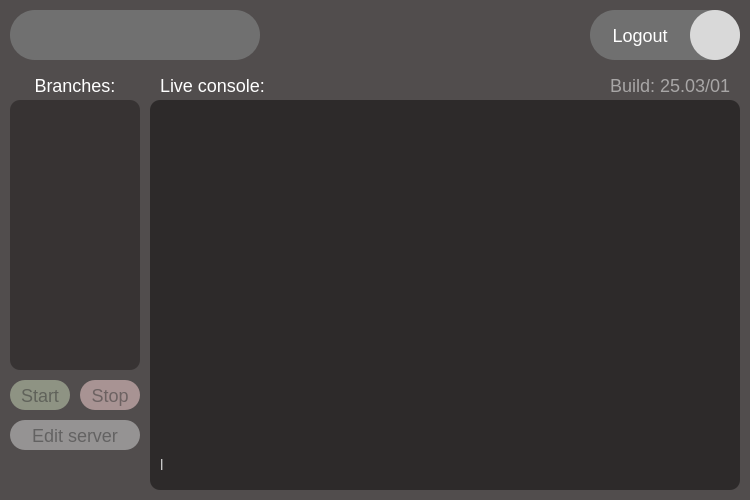
<?xml version="1.0" encoding="UTF-8"?>
<ui version="4.0">
 <class>Dashboard</class>
 <widget class="QWidget" name="Dashboard">
  <property name="geometry">
   <rect>
    <x>0</x>
    <y>0</y>
    <width>750</width>
    <height>500</height>
   </rect>
  </property>
  <property name="windowTitle">
   <string>Form</string>
  </property>
  <widget class="QWidget" name="centralwidget" native="true">
   <property name="geometry">
    <rect>
     <x>0</x>
     <y>0</y>
     <width>750</width>
     <height>500</height>
    </rect>
   </property>
   <property name="styleSheet">
    <string notr="true">background: #514D4D;</string>
   </property>
   <widget class="QWidget" name="MainPageBar" native="true">
    <property name="geometry">
     <rect>
      <x>10</x>
      <y>10</y>
      <width>730</width>
      <height>50</height>
     </rect>
    </property>
    <widget class="QWidget" name="ProfileInfoWidget" native="true">
     <property name="geometry">
      <rect>
       <x>0</x>
       <y>0</y>
       <width>250</width>
       <height>50</height>
      </rect>
     </property>
     <property name="styleSheet">
      <string notr="true">background: #707070;
border-radius: 25px;

font-family: 'Inter SemiBold';
font-size: 18px;

color: #FFFFFF;

</string>
     </property>
     <widget class="QLabel" name="NameBar">
      <property name="geometry">
       <rect>
        <x>10</x>
        <y>10</y>
        <width>190</width>
        <height>30</height>
       </rect>
      </property>
      <property name="styleSheet">
       <string notr="true"/>
      </property>
      <property name="text">
       <string/>
      </property>
     </widget>
     <widget class="QLabel" name="Privileges">
      <property name="geometry">
       <rect>
        <x>210</x>
        <y>10</y>
        <width>30</width>
        <height>30</height>
       </rect>
      </property>
      <property name="text">
       <string/>
      </property>
      <property name="alignment">
       <set>Qt::AlignmentFlag::AlignCenter</set>
      </property>
     </widget>
    </widget>
    <widget class="QWidget" name="ExitButtonHolder" native="true">
     <property name="geometry">
      <rect>
       <x>580</x>
       <y>0</y>
       <width>150</width>
       <height>50</height>
      </rect>
     </property>
     <property name="styleSheet">
      <string notr="true">background: #707070;
border-radius: 25px;
</string>
     </property>
     <widget class="QPushButton" name="ExitButton1">
      <property name="geometry">
       <rect>
        <x>0</x>
        <y>0</y>
        <width>100</width>
        <height>50</height>
       </rect>
      </property>
      <property name="cursor">
       <cursorShape>PointingHandCursor</cursorShape>
      </property>
      <property name="styleSheet">
       <string notr="true">background-color: transparent; 
border: 0px;
font-family: 'Inter SemiBold';
font-size: 18px;

color: #FFFFFF;
</string>
      </property>
      <property name="text">
       <string>Logout</string>
      </property>
     </widget>
     <widget class="QPushButton" name="ExitButton2">
      <property name="geometry">
       <rect>
        <x>100</x>
        <y>0</y>
        <width>50</width>
        <height>50</height>
       </rect>
      </property>
      <property name="cursor">
       <cursorShape>PointingHandCursor</cursorShape>
      </property>
      <property name="styleSheet">
       <string notr="true">background: #D9D9D9;
border-radius: 25px;
</string>
      </property>
      <property name="text">
       <string/>
      </property>
     </widget>
    </widget>
   </widget>
   <widget class="QWidget" name="MainPageField" native="true">
    <property name="geometry">
     <rect>
      <x>10</x>
      <y>70</y>
      <width>730</width>
      <height>420</height>
     </rect>
    </property>
    <widget class="QWidget" name="BranchSection" native="true">
     <property name="geometry">
      <rect>
       <x>0</x>
       <y>0</y>
       <width>130</width>
       <height>420</height>
      </rect>
     </property>
     <widget class="QLabel" name="BranchesLabel">
      <property name="geometry">
       <rect>
        <x>10</x>
        <y>0</y>
        <width>110</width>
        <height>30</height>
       </rect>
      </property>
      <property name="styleSheet">
       <string notr="true">font-family: 'Inter SemiBold';
font-size: 18px;

color: #FFFFFF;

</string>
      </property>
      <property name="text">
       <string>Branches:</string>
      </property>
      <property name="alignment">
       <set>Qt::AlignmentFlag::AlignCenter</set>
      </property>
     </widget>
     <widget class="QWidget" name="Branches" native="true">
      <property name="geometry">
       <rect>
        <x>0</x>
        <y>30</y>
        <width>130</width>
        <height>270</height>
       </rect>
      </property>
      <property name="styleSheet">
       <string notr="true">background: #373333;
border-radius: 10px;
</string>
      </property>
     </widget>
     <widget class="QPushButton" name="StartButton">
      <property name="enabled">
       <bool>false</bool>
      </property>
      <property name="geometry">
       <rect>
        <x>0</x>
        <y>310</y>
        <width>60</width>
        <height>30</height>
       </rect>
      </property>
      <property name="cursor">
       <cursorShape>PointingHandCursor</cursorShape>
      </property>
      <property name="styleSheet">
       <string notr="true">background: rgba(204, 218, 185, 128);
border-radius: 15px;

font-family: 'Inter SemiBold';
font-size: 18px;
line-height: 22px;

color: rgba(50, 50, 50, 128);

</string>
      </property>
      <property name="text">
       <string>Start</string>
      </property>
     </widget>
     <widget class="QPushButton" name="StopButton">
      <property name="enabled">
       <bool>false</bool>
      </property>
      <property name="geometry">
       <rect>
        <x>70</x>
        <y>310</y>
        <width>60</width>
        <height>30</height>
       </rect>
      </property>
      <property name="cursor">
       <cursorShape>PointingHandCursor</cursorShape>
      </property>
      <property name="styleSheet">
       <string notr="true">background: rgba(255, 217, 217, 128);
border-radius: 15px;

font-family: 'Inter SemiBold';
font-size: 18px;
line-height: 22px;

color: rgba(50, 50, 50, 128);

</string>
      </property>
      <property name="text">
       <string>Stop</string>
      </property>
     </widget>
     <widget class="QPushButton" name="EditServerButton">
      <property name="enabled">
       <bool>false</bool>
      </property>
      <property name="geometry">
       <rect>
        <x>0</x>
        <y>350</y>
        <width>130</width>
        <height>30</height>
       </rect>
      </property>
      <property name="cursor">
       <cursorShape>PointingHandCursor</cursorShape>
      </property>
      <property name="styleSheet">
       <string notr="true">background: rgba(217, 217, 217, 128);
border-radius: 15px;

font-family: 'Inter SemiBold';
font-size: 18px;
line-height: 22px;

color: rgba(50, 50, 50, 128);

</string>
      </property>
      <property name="text">
       <string>Edit server</string>
      </property>
     </widget>
    </widget>
    <widget class="QWidget" name="ConsoleSection" native="true">
     <property name="geometry">
      <rect>
       <x>140</x>
       <y>0</y>
       <width>590</width>
       <height>420</height>
      </rect>
     </property>
     <widget class="QLabel" name="ConsoleLabel">
      <property name="geometry">
       <rect>
        <x>10</x>
        <y>0</y>
        <width>120</width>
        <height>30</height>
       </rect>
      </property>
      <property name="styleSheet">
       <string notr="true">font-family: 'Inter SemiBold';
font-size: 18px;
line-height: 22px;

color: #FFFFFF;

</string>
      </property>
      <property name="text">
       <string>Live console:</string>
      </property>
     </widget>
     <widget class="QLabel" name="BuilInfoLabel">
      <property name="geometry">
       <rect>
        <x>430</x>
        <y>0</y>
        <width>150</width>
        <height>30</height>
       </rect>
      </property>
      <property name="styleSheet">
       <string notr="true">font-family: 'Inter SemiBold';
font-size: 18px;
line-height: 22px;

color: rgba(255, 255, 255, 128);


</string>
      </property>
      <property name="text">
       <string>Build: 25.03/01</string>
      </property>
      <property name="alignment">
       <set>Qt::AlignmentFlag::AlignRight|Qt::AlignmentFlag::AlignTrailing|Qt::AlignmentFlag::AlignVCenter</set>
      </property>
     </widget>
     <widget class="QWidget" name="Console" native="true">
      <property name="geometry">
       <rect>
        <x>0</x>
        <y>30</y>
        <width>590</width>
        <height>390</height>
       </rect>
      </property>
      <property name="styleSheet">
       <string notr="true">background: #2D2A2A;
border-radius: 10px;
</string>
      </property>
      <widget class="QWidget" name="horizontalLayoutWidget">
       <property name="geometry">
        <rect>
         <x>10</x>
         <y>349</y>
         <width>571</width>
         <height>31</height>
        </rect>
       </property>
       <layout class="QHBoxLayout" name="horizontalLayout">
        <item>
         <widget class="QLabel" name="ConsoleUsername">
          <property name="styleSheet">
           <string notr="true">font-family: 'Inter SemiBold';
font-size: 15px;
line-height: 17px;

color: #CDCDCD;

</string>
          </property>
          <property name="text">
           <string>l</string>
          </property>
         </widget>
        </item>
        <item>
         <widget class="QLineEdit" name="ConsoleInput">
          <property name="styleSheet">
           <string notr="true">font-family: 'Inter SemiBold';
font-size: 15px;
line-height: 17px;

color: #CDCDCD;

</string>
          </property>
         </widget>
        </item>
       </layout>
      </widget>
     </widget>
    </widget>
   </widget>
  </widget>
 </widget>
 <resources/>
 <connections/>
</ui>
